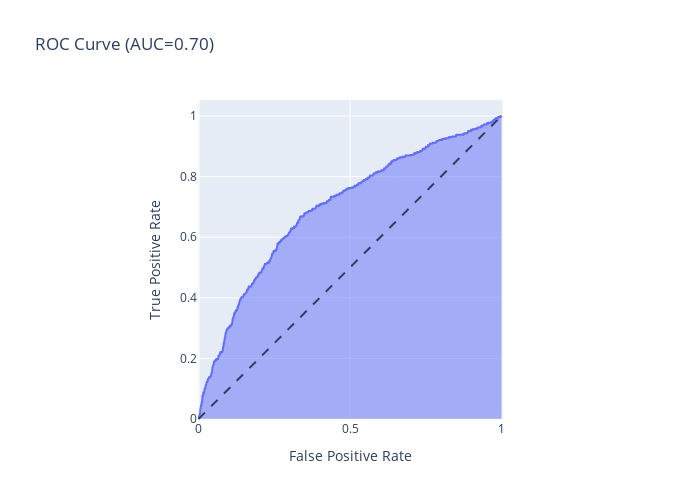

This figure's notebook cell:
### Code cell
# Predict on y test
y_pred = best_model.predict_proba(X_test)[::,1]

fpr, tpr, _ = roc_curve(y_test,  y_pred)

# Compute AUC (Area Under the Curve)
auc = roc_auc_score(y_test, y_pred)

# first attempt
roc_auc_score(y_test,y_pred)

fig_log_auc = px.area(
    x=fpr, y=tpr,
    title=f'ROC Curve (AUC={auc:.2f})',
    labels=dict(x='False Positive Rate', y='True Positive Rate'),
    width=700, height=500
)
fig_log_auc.add_shape(
    type='line', line=dict(dash='dash'),
    x0=0, x1=1, y0=0, y1=1
)

fig_log_auc.update_yaxes(scaleanchor="x", scaleratio=1)
fig_log_auc.update_xaxes(constrain='domain')
fig_log_auc.show()

### Figure 1 — Plotly figure (JSON) as saved in the notebook; plotly's stock layout.template omitted (floating-point values rounded to 4 significant figures; data arrays with more than 128 entries replaced by an {"elided": "..."} marker saying what was removed)
{"data": [{"fillpattern": {"shape": ""}, "hovertemplate": "False Positive Rate=%{x}<br>True Positive Rate=%{y}<extra></extra>", "legendgroup": "", "line": {"color": "#636efa"}, "marker": {"symbol": "circle"}, "mode": "lines", "name": "", "orientation": "v", "showlegend": false, "stackgroup": "1", "type": "scatter", "x": {"elided": "946 float values"}, "xaxis": "x", "y": {"elided": "946 float values"}, "yaxis": "y"}], "layout": {"height": 500, "legend": {"tracegroupgap": 0}, "shapes": [{"line": {"dash": "dash"}, "type": "line", "x0": 0, "x1": 1, "y0": 0, "y1": 1}], "title": {"text": "ROC Curve (AUC=0.70)"}, "width": 700, "xaxis": {"anchor": "y", "constrain": "domain", "domain": [0, 1], "title": {"text": "False Positive Rate"}}, "yaxis": {"anchor": "x", "domain": [0, 1], "scaleanchor": "x", "scaleratio": 1, "title": {"text": "True Positive Rate"}}}}
